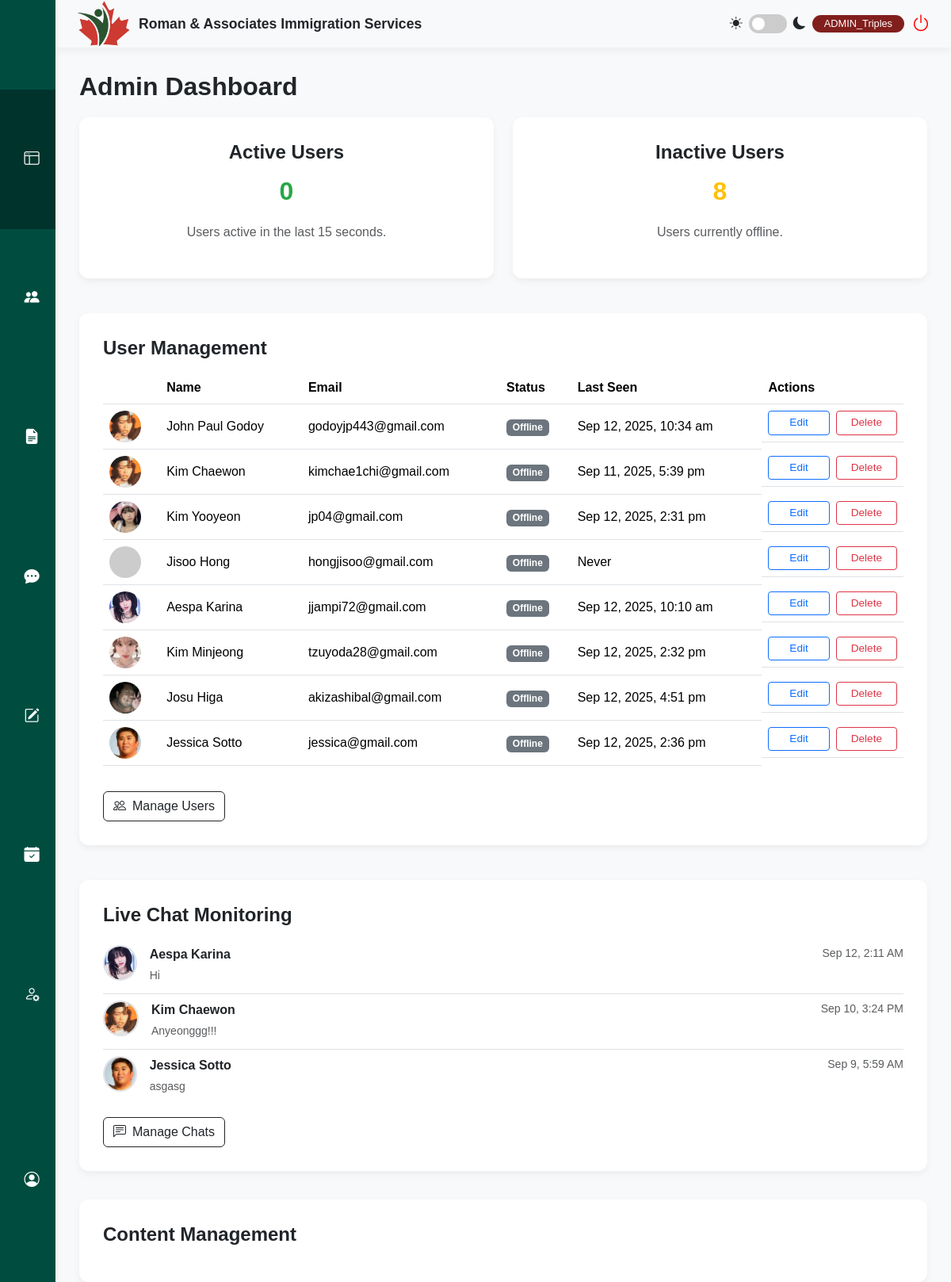
Page /admin/admin.php (signed in) on the committed database.
### tables this page shows
CREATE TABLE `users` (
  `id` int(11) NOT NULL,
  `firstName` varchar(50) NOT NULL,
  `lastName` varchar(50) NOT NULL,
  `address` varchar(255) NOT NULL,
  `phone` varchar(20) NOT NULL,
  `email` varchar(100) NOT NULL,
  `password` varchar(255) NOT NULL,
  `profileImage` varchar(255) DEFAULT NULL,
  `location` varchar(255) DEFAULT NULL,
  `birthday` date DEFAULT NULL,
  `facebook` varchar(255) DEFAULT NULL,
  `instagram` varchar(255) DEFAULT NULL,
  `gmail` varchar(255) DEFAULT NULL,
  `email_notifications` tinyint(1) NOT NULL DEFAULT 1,
  `dark_mode` tinyint(1) NOT NULL DEFAULT 0,
  `documents_uploaded` tinyint(1) NOT NULL DEFAULT 0,
  `profile_picture_uploaded` tinyint(1) NOT NULL DEFAULT 0,
  `birthday_added` tinyint(1) NOT NULL DEFAULT 0,
  `social_links_added` tinyint(1) NOT NULL DEFAULT 0,
  `has_seen_tour` tinyint(1) NOT NULL DEFAULT 0,
  `role` varchar(50) NOT NULL DEFAULT 'client',
  `status` varchar(50) NOT NULL DEFAULT 'Inactive',
  `last_login` datetime DEFAULT NULL,
  `last_activity` datetime DEFAULT NULL,
  `reset_token_hash` varchar(64) DEFAULT NULL,
  `reset_token_expires_at` datetime DEFAULT NULL
);

CREATE TABLE `chat_messages` (
  `id` int(11) NOT NULL,
  `sender_id` int(11) NOT NULL COMMENT 'User ID from users table, or 0 for Admin',
  `receiver_id` int(11) NOT NULL COMMENT 'User ID from users table, or 0 for Admin',
  `message` text NOT NULL,
  `timestamp` timestamp NOT NULL DEFAULT current_timestamp(),
  `is_read` tinyint(1) NOT NULL DEFAULT 0,
  `is_archived_by_admin` tinyint(1) NOT NULL DEFAULT 0
);

### admin/admin.php (the view, shortened to what this page needs)
<?php
require_once '../config.php';
$active_threshold = 15;
$sql_active = "SELECT COUNT(id) AS active_count FROM users WHERE last_activity >= NOW() - INTERVAL ? SECOND AND role LIKE '%Client%'";
$stmt_active = $conn->prepare($sql_active);
$stmt_active->bind_param("i", $active_threshold);
$stmt_active->execute();
$result_active = $stmt_active->get_result();
$active_row = $result_active->fetch_assoc();
$active_users = $active_row['active_count'];
$sql_total = "SELECT COUNT(id) AS total_count FROM users WHERE role LIKE '%Client%'";
$result_total = $conn->query($sql_total);
$total_row = $result_total->fetch_assoc();
$total_users = $total_row['total_count'];
$inactive_users = $total_users - $active_users;
$users = [];
$sql_users = "SELECT id, firstName, lastName, email, status, last_login, role, last_activity, profileImage FROM users WHERE role LIKE '%Client%' ORDER BY id ASC";
if ($result = $conn->query($sql_users)) {
    while ($row = $result->fetch_assoc()) {
        $users[] = $row;
    }
} else {
    echo "ERROR: Could not execute user list query. " . $conn->error;
}
$chat_logs = [];
$sql_chat = "
    WITH RankedMessages AS (
        SELECT
            sender_id,
            message,
            timestamp,
            id,
            ROW_NUMBER() OVER(PARTITION BY sender_id ORDER BY timestamp DESC, id DESC) as rn
        FROM chat_messages
    )
    SELECT
        u.firstName, u.lastName, u.profileImage, rm.message, rm.timestamp
    FROM RankedMessages rm
    JOIN users u ON rm.sender_id = u.id
    WHERE rm.rn = 1 AND u.role LIKE '%Client%'
    ORDER BY rm.timestamp DESC";
try {
    if ($result_chat = $conn->query($sql_chat)) {
        while ($row = $result_chat->fetch_assoc()) {
            $chat_logs[] = $row;
        }
    }
} catch (Exception $e) {
}
?>
<!doctype html>
<html lang="en">
<head>
    <link href="https://cdn.jsdelivr.net/npm/bootstrap@5.3.3/dist/css/bootstrap.min.css" rel="stylesheet">
    <link rel="stylesheet" href="https://cdn.jsdelivr.net/npm/bootstrap-icons@1.11.3/font/bootstrap-icons.min.css">
    <link rel="stylesheet" href="style.css">
</head>
<body>
    <div class="main-wrapper">
        <?php require_once 'sidebar.php' ?>
        <div class="content-area">
            <?php require_once 'header.php' ?>
            <main class="main-content">
                <h1>Admin Dashboard</h1>
                <div class="row g-4 mb-4">
                    <div class="col-md-6">
                        <div class="content-card text-center">
                            <h2>Active Users</h2>
                            <h1 id="activeUserCount" class="display-4" style="color: #28a745;"><?php echo $active_users; ?></h1>
                            <p class="text-muted">Users active in the last <?php echo $active_threshold; ?> seconds.</p>
                        </div>
                    </div>
                    <div class="col-md-6">
                        <div class="content-card text-center">
                            <h2>Inactive Users</h2>
                            <h1 id="inactiveUserCount" class="display-4" style="color: #ffc107;"><?php echo $inactive_users; ?></h1>
                            <p class="text-muted">Users currently offline.</p>
                        </div>
                    </div>
                </div>
                <div class="content-card">
                    <h2 class="mb-3">User Management</h2>
                    <div class="table-responsive user-table-container">
                        <table class="table table-hover align-middle">
                            <thead>
                                <tr>
                                    <th></th>
                                    <th>Name</th>
                                    <th>Email</th>
                                    <th>Status</th>
                                    <th>Last Seen</th>
                                    <th>Actions</th>
                                </tr>
                            </thead>
                            <tbody id="user-table-body">
                                <?php if (!empty($users)): ?>
                                    <?php foreach ($users as $user): ?>
                                        <tr data-user-id="<?php echo $user['id']; ?>">
                                            <td>
                                                <?php
                                                    $table_avatar_path = !empty($user['profileImage']) ? '../' . htmlspecialchars($user['profileImage']) : 'https://placehold.co/40x40/666777/FFF?text=??';
                                                ?>
                                                <img src="<?php echo $table_avatar_path; ?>" alt="Avatar" class="table-avatar" onerror="this.onerror=null;this.src='https://placehold.co/40x40/666777/FFF?text=??';">
                                            </td>
                                            <td data-field="name"><?php echo htmlspecialchars($user['firstName'] . ' ' . $user['lastName']); ?></td>
                                            <td data-field="email"><?php echo htmlspecialchars($user['email']); ?></td>
                                            <td>
                                                <?php
                                                    $is_active = false;
                                                    echo $is_active ? '<span class="badge bg-success">Online</span>' : '<span class="badge bg-secondary">Offline</span>';
                                                ?>
                                            </td>
                                            <td><?php echo $user['last_login'] ? date('M j, Y, g:i a', strtotime($user['last_login'])) : 'Never'; ?></td>
                                            <td>
                                                <button class="btn btn-sm btn-outline-primary edit-user-btn"
                                                    data-user-id="<?php echo $user['id']; ?>"
                                                    data-first-name="<?php echo htmlspecialchars($user['firstName']); ?>"
                                                    data-last-name="<?php echo htmlspecialchars($user['lastName']); ?>"
                                                    data-email="<?php echo htmlspecialchars($user['email']); ?>">
                                                    Edit
                                                </button>
                                                <button class="btn btn-sm btn-outline-danger delete-user-btn"
                                                    data-user-id="<?php echo $user['id']; ?>"
                                                    data-user-name="<?php echo htmlspecialchars($user['firstName'] . ' ' . $user['lastName']); ?>">
                                                    Delete
                                                </button>
                                            </td>
                                        </tr>
                                    <?php endforeach; ?>
                                <?php else: ?>
                                    <tr>
                                        <td colspan="6" class="text-center">No client users found.</td>
                                    </tr>
                                <?php endif; ?>
                            </tbody>
                        </table>
                    </div>
                    <div class="d-flex justify-content-start mt-3">
                        <a href="user_management.php" class="btn btn-outline-dark" role="button"><i class="bi bi-people me-2"></i>Manage Users</a>
                    </div>
                </div>
                <div class="content-card live-chat-card mt-4">
                    <h2>Live Chat Monitoring</h2>
                    <?php if (!empty($chat_logs)): ?>
                        <ul class="list-group list-group-flush">
                            <?php foreach ($chat_logs as $log): ?>
                                <li class="list-group-item px-0 d-flex align-items-start">
                                    <?php
                                        $profile_pic_path = !empty($log['profileImage']) ? '../' . htmlspecialchars($log['profileImage']) : 'https://placehold.co/45x45/666777/FFF?text=??';
                                    ?>
                                    <img src="<?php echo $profile_pic_path; ?>" alt="Profile Picture" class="rounded-circle me-3 chat-avatar" onerror="this.onerror=null;this.src='https://placehold.co/45x45/666777/FFF?text=??';">
                                    <div class="w-100">
                                        <div class="d-flex w-100 justify-content-between">
                                            <p class="mb-1 fw-bold"><?php echo htmlspecialchars($log['firstName'] . ' ' . $log['lastName']); ?></p>
                                            <small class="text-muted"><?php echo date('M j, g:i A', strtotime($log['timestamp'])); ?></small>
                                        </div>
                                        <p class="mb-1 text-muted small">
                                            <?php
                                                $message = htmlspecialchars($log['message']);
                                                echo (strlen($message) > 100) ? substr($message, 0, 100) . '...' : $message;
                                            ?>
                                        </p>
                                    </div>
                                </li>
                            <?php endforeach; ?>
                        </ul>
                    <?php else: ?>
                        <p class="text-center text-muted mt-3">No recent chat messages from clients.</p>
                    <?php endif; ?>
                    <div class="d-flex justify-content-start mt-3">
                        <a href="chat_management.php" class="btn btn-outline-dark" role="button"><i class="bi bi-chat-left-text me-2"></i>Manage Chats</a>
                    </div>
                </div>
                <div class="content-card my-3">
                    <h2>Content Management</h2>
                    </div>
            </main>
        </div>
    </div>
</body>
</html>

### admin/style.css (style rules this page uses)
:root { --rais-bg-light: #f8f9fa; --rais-border-color: #dee2e6; --rais-button-maroon: #811F1D; --rais-card-bg: #ffffff; --rais-dark-green: #00332c; --rais-light-gray: #f8f9fa; --rais-primary-green: #004d40; --rais-shadow: 0 4px 10px rgba(0, 0, 0, 0.05); --rais-text-dark: #212529; --rais-text-light: #6c757d; }
[id$='-table-body'] tr { cursor: pointer; }
body { background-color: var(--rais-light-gray); color: var(--rais-text-dark); font-family: 'Poppins', sans-serif; overflow: hidden; transition: background-color 0.3s, color 0.3s; }
.content-area { flex-grow: 1; height: 100vh; margin-left: 70px; overflow-y: auto; }
.content-card { background-color: var(--rais-card-bg); border-radius: 12px; box-shadow: var(--rais-shadow); margin-bottom: 20px; padding: 30px; }
.content-card h2 { font-size: 1.5rem; font-weight: 600; margin-bottom: 15px; }
.main-content { display: flex; flex-direction: column; flex-grow: 1; height: calc(100vh - 60px); padding: 30px; }
.main-content h1 { font-size: 2rem; font-weight: 700; margin-bottom: 20px; }
.main-wrapper { display: flex; height: 100vh; }
.table .btn { font-size: 0.85rem; margin: 2px; min-width: 75px; }
.table td, .table th { transition: background-color 0.3s, color 0.3s; }
.table-responsive { margin-top: 15px; }
.table td:has(.btn + .btn) { display: grid; align-items: center; gap: 8px; }
@media (min-width: 769px) { .table td:has(.btn + .btn) { grid-template-columns: 1fr 1fr; } }
.table td:has(.btn + .btn) .btn { width: 100%; margin: 0; min-width: 0; }

### admin/admin.php (style rules this page uses)
.chat-avatar { width: 45px; height: 45px; object-fit: cover; border: 2px solid #dee2e6; }
.table-avatar { width: 40px; height: 40px; object-fit: cover; border-radius: 50%; }
.user-table-container { max-height: 580px; overflow-y: auto; }

### rows in the picture
users: profileImage (picture), firstName+lastName "John Paul Godoy", email "godoyjp443@gmail.com", last_login "Sep 12, 2025, 10:34 am"
users: profileImage (picture), firstName+lastName "Kim Chaewon", email "kimchae1chi@gmail.com", last_login "Sep 11, 2025, 5:39 pm"
users: profileImage (picture), firstName+lastName "Kim Yooyeon", email "jp04@gmail.com", last_login "Sep 12, 2025, 2:31 pm"
users: firstName+lastName "Jisoo Hong", email "hongjisoo@gmail.com", shows "Never"
users: profileImage (picture), firstName+lastName "Aespa Karina", email "jjampi72@gmail.com", last_login "Sep 12, 2025, 10:10 am"
users: profileImage (picture), firstName+lastName "Kim Minjeong", email "tzuyoda28@gmail.com", last_login "Sep 12, 2025, 2:32 pm"
users: profileImage (picture), firstName+lastName "Josu Higa", email "akizashibal@gmail.com", last_login "Sep 12, 2025, 4:51 pm"
users: profileImage (picture), firstName+lastName "Jessica Sotto", email "jessica@gmail.com", last_login "Sep 12, 2025, 2:36 pm"
chat_messages: users.profileImage (picture), users.firstName+lastName "Aespa Karina", timestamp "Sep 12, 2:11 AM", message "Hi"
chat_messages: users.profileImage (picture), users.firstName+lastName "Kim Chaewon", timestamp "Sep 10, 3:24 PM", message "Anyeonggg!!!"
chat_messages: users.profileImage (picture), users.firstName+lastName "Jessica Sotto", timestamp "Sep 9, 5:59 AM", message "asgasg"

### other values in the picture
$_SESSION['firstName'] "Triples"
$active_users "0"
$active_threshold "15"
$inactive_users "8"
